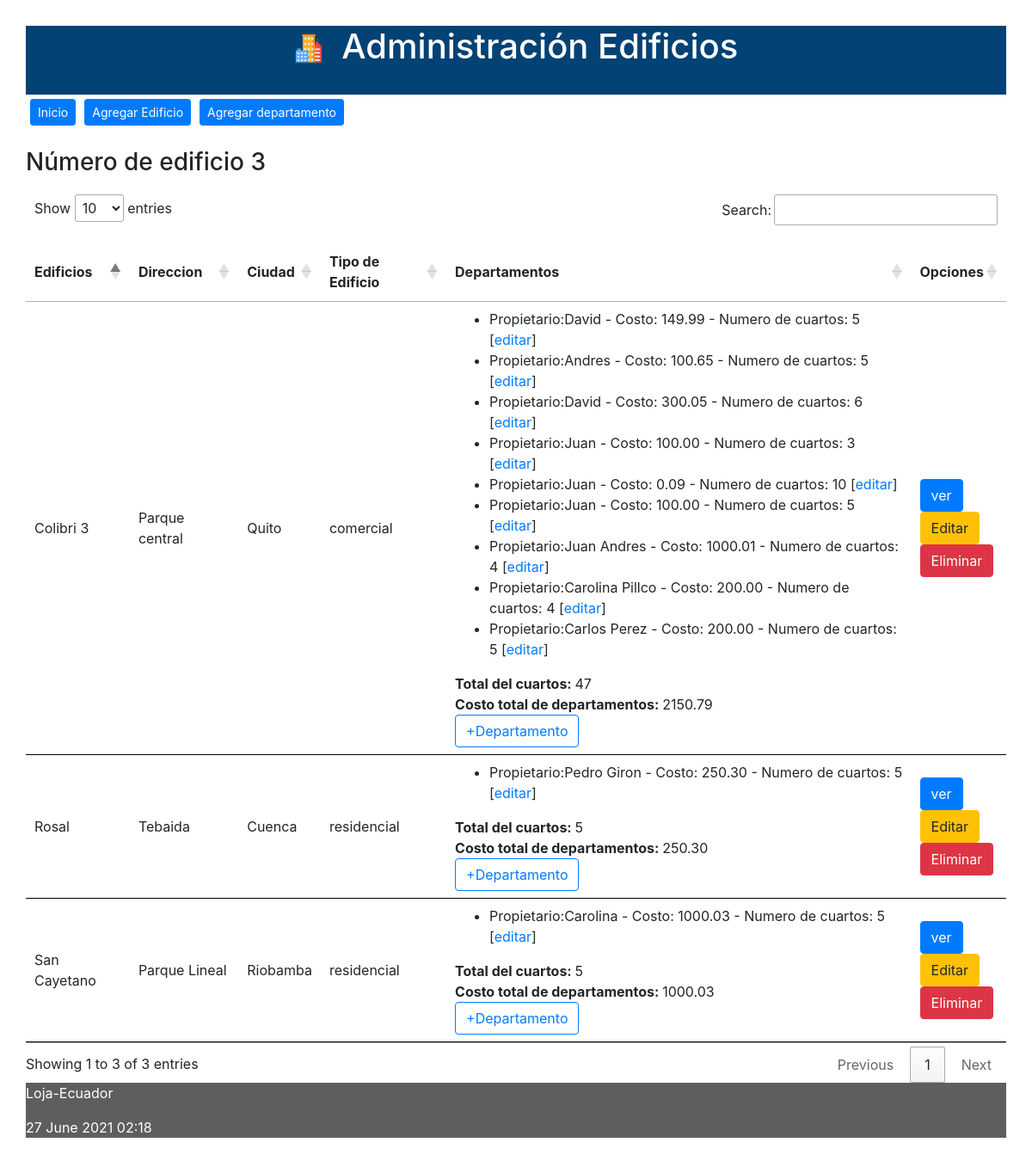
Before: / with the older database file.
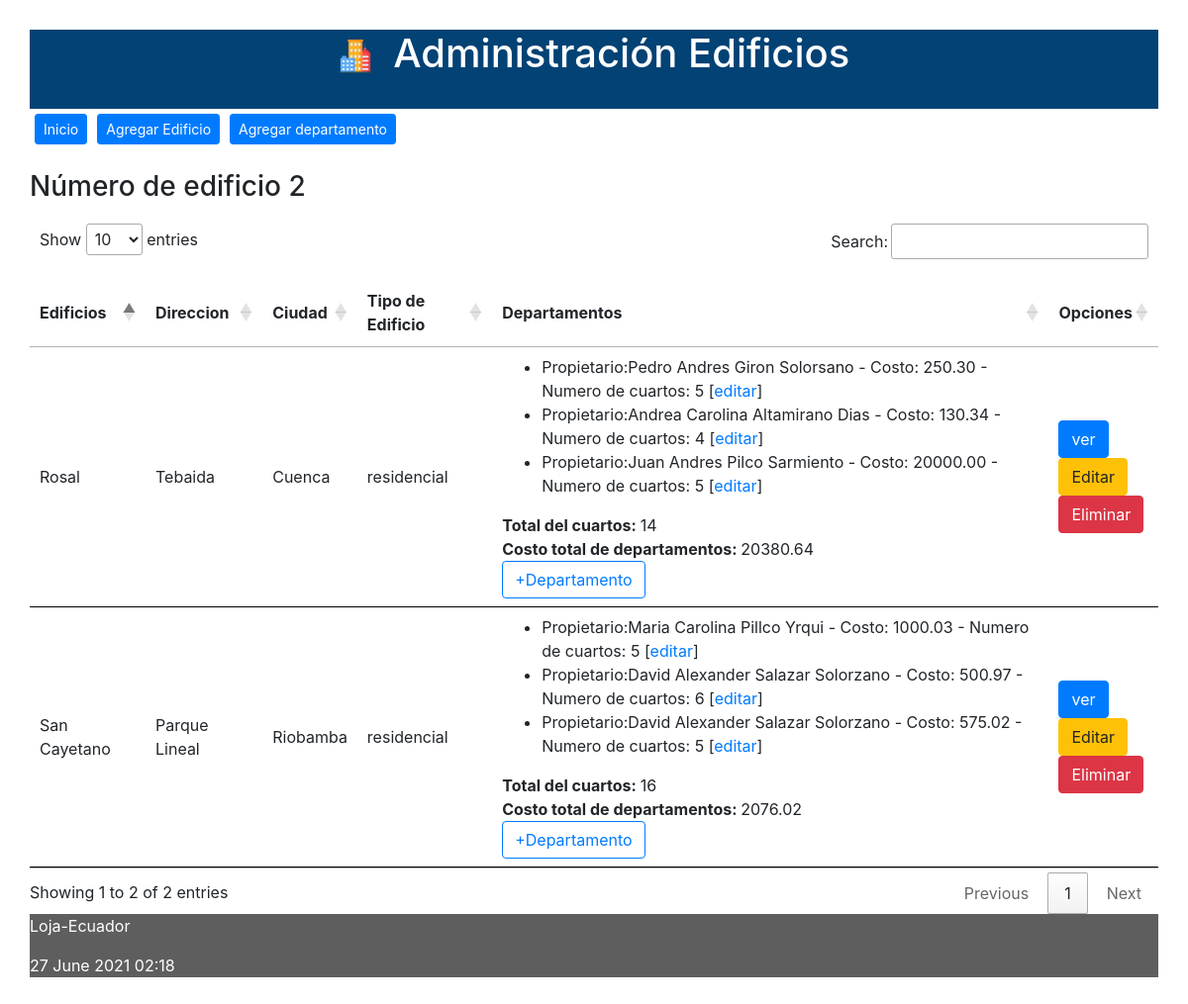
After: the same page with the newer database file.
### administrativo/models.py (models this page shows, shortened)
class Edificio(models.Model):
	opciones_tipo = (
	    ('residencial','Edificio residencial'),
	    ('comercial','Edificio comercial'),
	    )
	nombre = models.CharField(max_length=30)
	direccion = models.CharField(max_length=30)
	ciudad = models.CharField(max_length=30)
	tipo_edificio = models.CharField(max_length=30, \
	        choices=opciones_tipo)
	def obtener_cantidad_cuartos(self):
		valor = [t.num_cuartos for t in self.departamentos.all()]
		valor = sum(valor)
		return valor
	def obtener_costo_departamento(self):
		valor = [t.costo for t in self.departamentos.all()]
		valor = sum(valor)
		return valor

class Departamento(models.Model):
	nomPropietario = models.CharField(max_length=100)
	costo = models.DecimalField(max_digits=100, decimal_places=2)
	num_cuartos = models.IntegerField("Número de cuartos")
	edificio = models.ForeignKey(Edificio, on_delete=models.CASCADE,
	        related_name="departamentos")

### administrativo/views.py (the view)
# urls.py: path('', views.index, name='index'),
def index(request):
    edificios = Edificio.objects.all()
    informacion_template = {'edificios': edificios, 'numero_edificios': len(edificios)}
    return render(request, 'index.html', informacion_template)

### administrativo/templates/index.html (shortened to what this page needs)
{% extends "master.html" %}
{% block content %}
<h3>Número de edificio {{ numero_edificios }}</h3>
<table id="tabla_datos">
  <thead>
    <tr>
      <th>Edificios</th>
      <th>Direccion</th>
      <th>Ciudad</th>
      <th>Tipo de Edificio</th>
      <th>Departamentos</th>
      <th>Opciones</th>
    </tr>
  </thead>
  {% for e in edificios %}
  <tr>
    <td> {{e.nombre}}</td>
    <td> {{e.direccion}}</td>
    <td> {{e.ciudad}}</td>
    <td> {{e.tipo_edificio}}</td>
    <td>
      <ul>
        {% for t in e.departamentos.all %}
          <li>
            <span> Propietario:{{t.nomPropietario}} - Costo: {{t.costo}} - Numero de cuartos: {{t.num_cuartos}} [<a href="{% url 'editar_departamento' t.id %}">editar</a>] </span>
          </li>
        {% endfor %}
      </ul>
      <span><b>Total del cuartos: </b>{{ e.obtener_cantidad_cuartos }}</span><br>
      <span><b>Costo total de departamentos: </b>{{ e.obtener_costo_departamento }}</span><br>
      <a class="btn btn-outline-primary" href="{% url 'crear_departamento_edificio' e.id%}">+Departamento</a>
    </td>
    <td>
     <a class="btn btn-primary" href="{% url 'obtener_edificio' e.id %}">ver</a> <br>
      <a class="btn btn-warning" href="{% url 'editar_edificio' e.id %}">Editar</a> <br>
      <a class="btn btn-danger" href="{% url 'eliminar_edificio' e.id %}"
      onclick="return confirm('¿Está seguro de la eliminación?')" >
      Eliminar</a>
    </td>
  </tr>
  {% endfor %}
</table>
{% endblock %}

### administrativo/templates/master.html (shortened to what this page needs)
<!DOCTYPE html>
<html>
  <head>
    {% load static %}
    <link rel="stylesheet" type="text/css" href="{% static 'css/estilos.css' %}">
    <link rel="stylesheet" type="text/css" href="https://cdn.datatables.net/1.10.25/css/jquery.dataTables.min.css">
    <link rel="stylesheet" href="https://cdn.jsdelivr.net/npm/bootstrap@4.6.0/dist/css/bootstrap.min.css">
  </head>
  <body>
  <header>
    <h1><center><img src="{% static 'images/edificio.png' %}" height="3%" width="3%" alt="My image"> &nbsp;Administración Edificios</center> </h1><br>
    <nav class="top_menu">
      <ul>
        <li><a href="{% url 'index' %}"><button type="button" class="btn btn-primary btn-sm">Inicio</button></a></li>
        <li><a href="{% url 'crear_edificio' %}"><button type="button" class="btn btn-primary btn-sm">Agregar Edificio</button></a></li>
        <li><a href="{% url 'crear_departamento' %}"><button type="button" class="btn btn-primary btn-sm">Agregar departamento</button></a></li>
      </ul>
    </nav>
  </header>
  <section>
      {% block content %}
      {% endblock %}
  </section>
    <footer>
      <p>Loja-Ecuador</p>
      <p>{% now "j F Y H:i" %}</p>
    </footer>
  </body>
</html>

### administrativo/static/css/estilos.css (style rules this page uses)
body { background: #FEFEFD; padding: 30px; }
header { background: #034275; color: #FFF; }
section { width: 100%; }
th, td { padding: 15px; border-bottom: 1px solid black; }
.top_menu ul { list-style:none; float:left; padding: 5px; width:95%; }
.top_menu ul li { float:left; margin-right:10px; margin-bottom:5px; text: #FFF; }
footer { background: #5E5E5E; color: #FFF; }

Changed rows visible on the page:
removed Edificio: nombre "Colibri 3", direccion "Parque central", ciudad "Quito", tipo_edificio "comercial", obtener_cantidad_cuartos "47", obtener_costo_departamento "2150.79"
removed Departamento: nomPropietario "David", costo "149.99", num_cuartos "5", shown under "Colibri 3"
removed Departamento: nomPropietario "Andres", costo "100.65", num_cuartos "5", shown under "Colibri 3"
removed Departamento: nomPropietario "David", costo "300.05", num_cuartos "6", shown under "Colibri 3"
removed Departamento: nomPropietario "Juan", costo "100.00", num_cuartos "3", shown under "Colibri 3"
removed Departamento: nomPropietario "Juan", costo "0.09", num_cuartos "10", shown under "Colibri 3"
removed Departamento: nomPropietario "Juan", costo "100.00", num_cuartos "5", shown under "Colibri 3"
removed Departamento: nomPropietario "Juan Andres", costo "1000.01", num_cuartos "4", shown under "Colibri 3"
removed Departamento: nomPropietario "Carolina Pillco", costo "200.00", num_cuartos "4", shown under "Colibri 3"
removed Departamento: nomPropietario "Carlos Perez", costo "200.00", num_cuartos "5", shown under "Colibri 3"
computed for Edificio "San Cayetano": obtener_cantidad_cuartos "5" → "16"; obtener_costo_departamento "1000.03" → "2076.02"
changed Departamento: nomPropietario "Carolina" → "Maria Carolina Pillco Yrqui"
added Departamento: nomPropietario "David Alexander Salazar Solorzano", costo "500.97", num_cuartos "6", shown under Edificio "San Cayetano"
added Departamento: nomPropietario "David Alexander Salazar Solorzano", costo "575.02", num_cuartos "5", shown under Edificio "San Cayetano"
computed for Edificio "Rosal": obtener_cantidad_cuartos "5" → "14"; obtener_costo_departamento "250.30" → "20380.64"
changed Departamento: nomPropietario "Pedro Giron" → "Pedro Andres Giron Solorsano"
added Departamento: nomPropietario "Andrea Carolina Altamirano Dias", costo "130.34", num_cuartos "4", shown under Edificio "Rosal"
added Departamento: nomPropietario "Juan Andres Pilco Sarmiento", costo "20000.00", num_cuartos "5", shown under Edificio "Rosal"
Other visible differences:
text written by a page script: "Show entries Search: Showing 1 to 3 of 3 entries Previous 1 Next" → "Show entries Search: Showing 1 to 2 of 2 entries Previous 1 Next"
{{ numero_edificios }}: "3" → "2"
